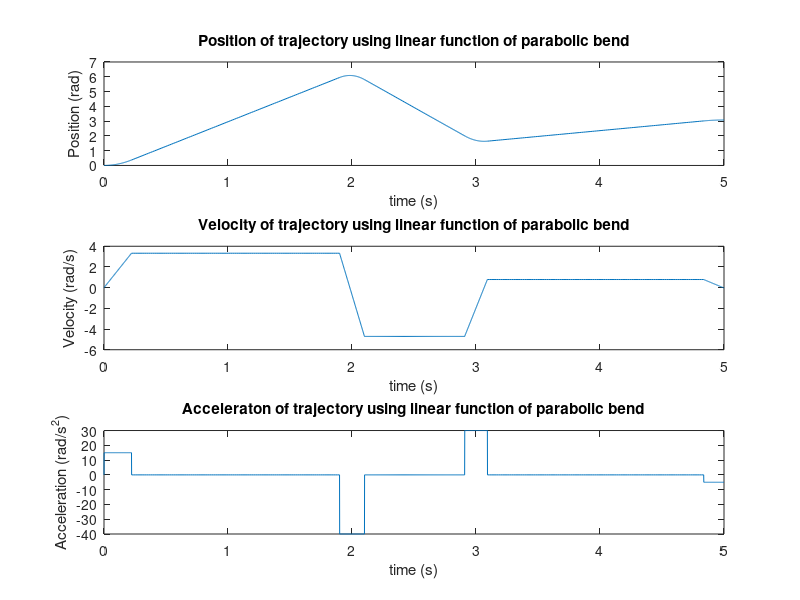

This chart was generated by the following MATLAB code:
td_ij= [2,1,2];
q = [ 0,2*pi,pi/2,pi ]
ac_abs = [15,40,30,5]
delta = 0.001;
t_abs = [0];
t_sum = [0]
k = 1.6
len = length(q);

delta_element = 100;

i = 1
if i == 1
    ac(i) = sign(q(i+1)-q(i))*ac_abs(i);
    t_i(i) = td_ij(i) - sqrt(td_ij(i)^2-2*(q(i+1)-q(i))/ac(i))
    vel_ij(i) = (q(i+1)-q(i))/(td_ij(i) - t_i(i)/2);
    t_i(i+1) = abs((q(i+1)-q(i))/ac(i));
end
i = len
if i == len
    ac(i) = sign(q(i-1)-q(i))*ac_abs(i);
    t_i(i) = td_ij(i-1) - sqrt(td_ij(i-1)^2+2*(q(i)-q(i-1))/ac(i));
    vel_ij(i-1) = (q(i)-q(i-1))/(td_ij(i-1) - t_i(i)/2);
end 

for i=2:len-1
    vel_ij(i) = (q(i+1)-q(i))/td_ij(i);
    ac(i)=sign(vel_ij(i)-vel_ij(i-1))*ac_abs(i);
    t_i(i) = (vel_ij(i)-vel_ij(i-1))/ac(i);

end
for i=1:len-1
    if i==1
        t_ij(i) = td_ij(i)-t_i(i)-t_i(i+1)/2;
    elseif i==len-1
        t_ij(i) = td_ij(i)-t_i(i)/2-t_i(i+1);
    else
        t_ij(i) = td_ij(i)-t_i(i)/2-t_i(i+1)/2;
    end
end


pos=[0];
vel=[0];
acel=[0];
for k = 1:len
   if k==1
       for t=linspace(delta,t_i(1),delta_element)
           pos = [pos, (ac(1)*t^2)/2];   
           vel = [vel, ac(1)*t];
           acel = [acel, ac(1)];
           t_abs = [t_abs, t];
       end
       s_point = pos(end);
       v_point = vel(end);
       t_point = t_abs(end);
       for t=linspace(delta,t_ij(1),delta_element)
           pos = [pos, s_point+t*vel_ij(1)];
           vel = [vel, v_point];
           acel = [acel, 0];
           t_abs = [t_abs, t+t_point];
       end
   elseif k==len
         s_point = pos(end);
         v_point = vel(end);
         t_point = t_abs(end);
         for  t=linspace(delta,t_i(k),delta_element)
             pos_ = vel_ij(k-1)*t+ac(k)*t^2/2;
             pos = [pos, pos_+s_point]; 
             vel = [vel, v_point+ac(k)*t];
             acel = [acel, ac(k)];
             t_abs = [t_abs, t+t_point];
         end
   else
       s_point = pos(end);
       v_point = vel(end);
       t_point = t_abs(end);
       for t=linspace(delta,t_i(k),delta_element)
           pos_ = vel_ij(k-1)*t+ac(k)*t^2/2;
           pos = [pos, pos_+s_point];
           vel = [vel, v_point+ac(k)*t];
           acel = [acel, ac(k)];
           t_abs = [t_abs, t+t_point];
       end
       s_point = pos(end);
       v_point = vel(end);
       t_point = t_abs(end);
       for t=linspace(delta,t_ij(k),delta_element)
           pos_ = vel_ij(k)*t
           pos = [pos, pos_+s_point];
           vel = [vel, v_point];
           acel = [acel, 0];
           t_abs = [t_abs, t+t_point];
       end       
   end
end
figure(1)
subplot(3,1,1)

p1 = plot(t_abs,pos);
title('Position of trajectory using linear function of parabolic bend');
xlabel('time (s)');
ylabel('Position (rad)');

subplot(3,1,2)
p2 =plot(t_abs,vel);
title('Velocity of trajectory using linear function of parabolic bend');
xlabel('time (s)');
ylabel('Velocity (rad/s)');

subplot(3,1,3);
p3 = plot(t_abs,acel);
title('Acceleraton of trajectory using linear function of parabolic bend');
xlabel('time (s)');
ylabel('Acceleration (rad/s^2)');






